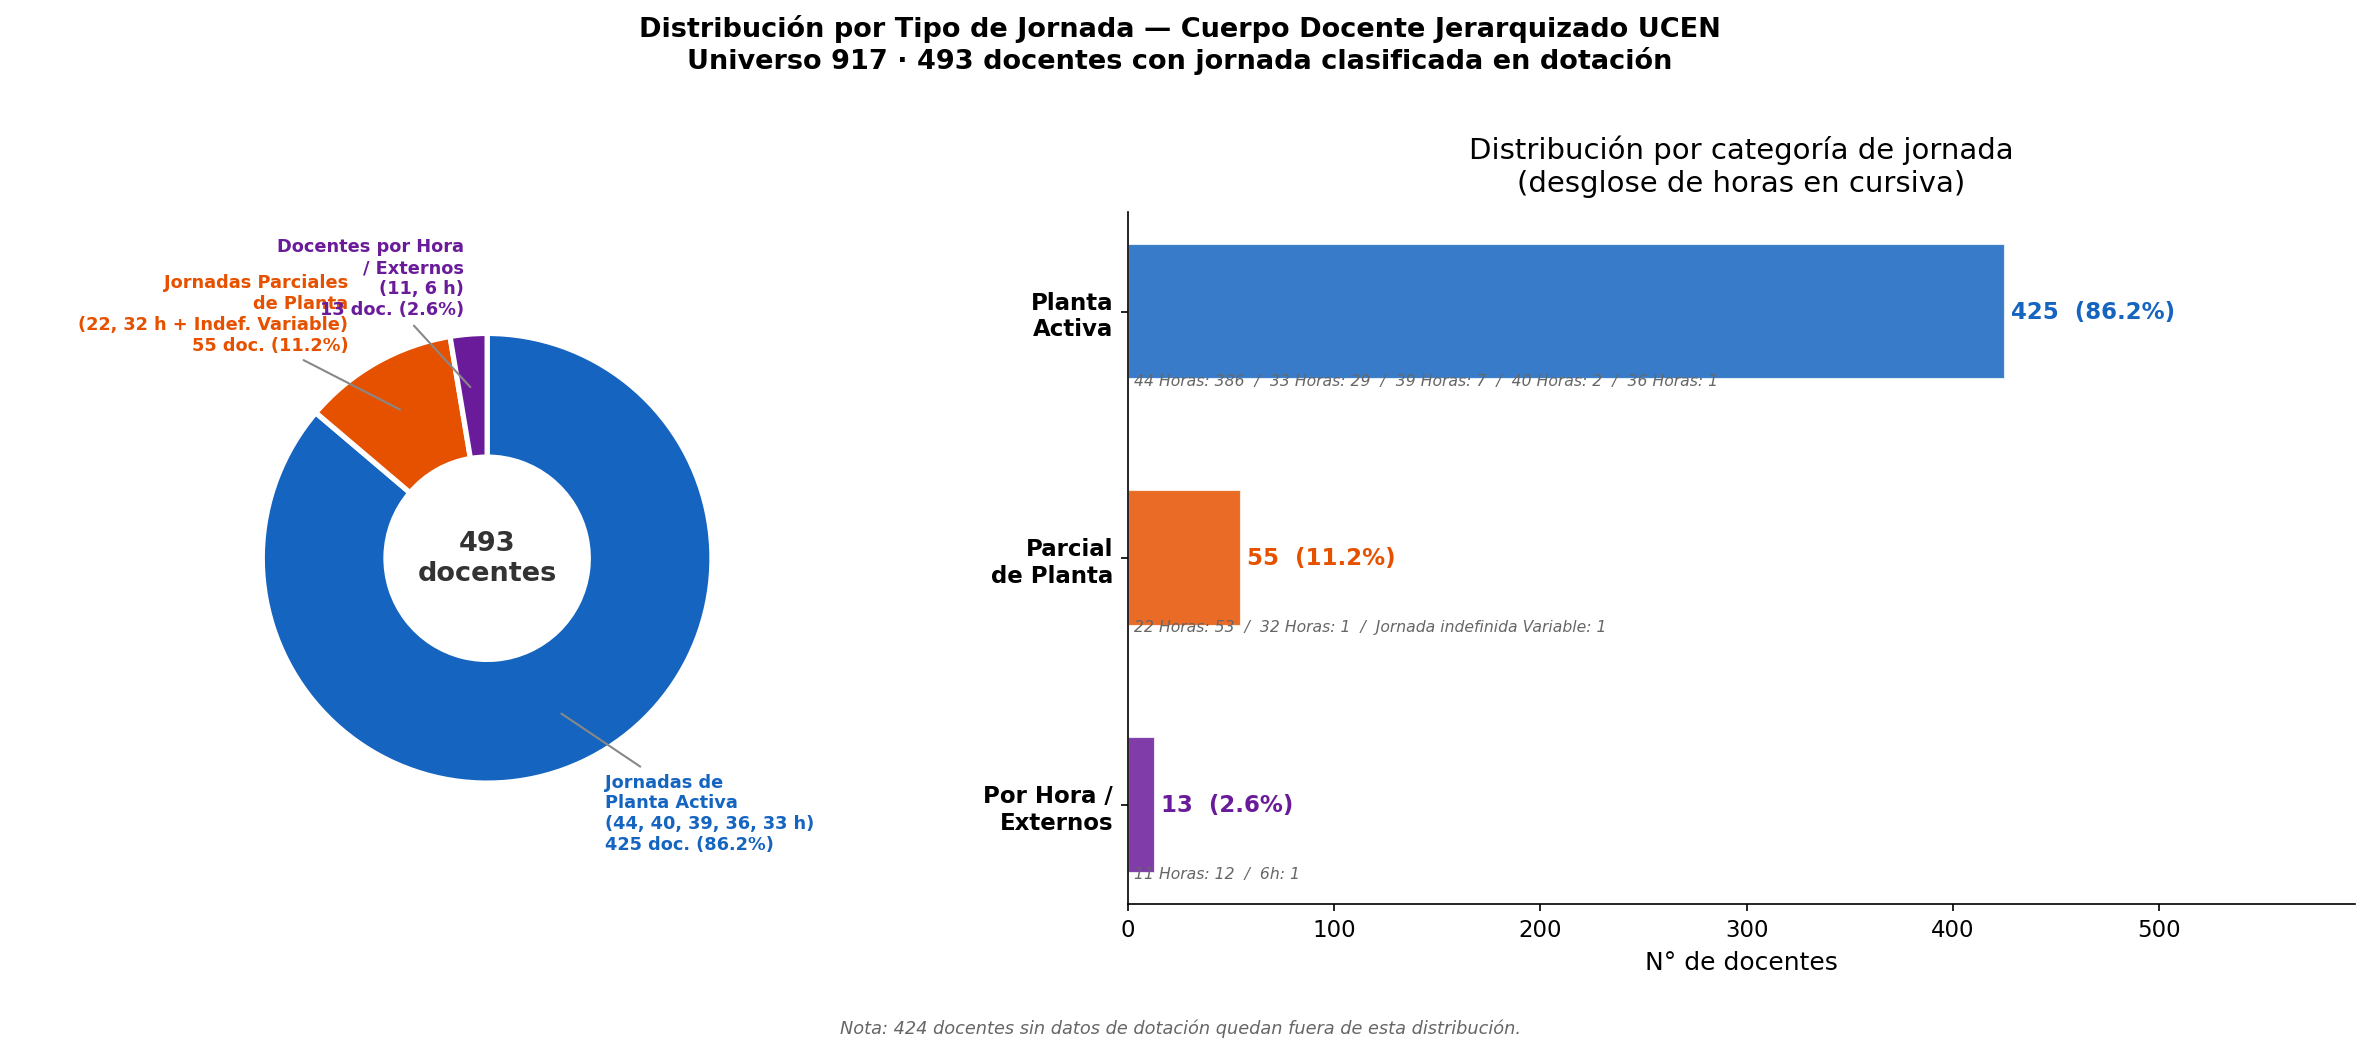

Here is the Python script that generated this plot:
import sys; sys.stdout.reconfigure(encoding="utf-8")
import pandas as pd
import matplotlib.pyplot as plt
import matplotlib.patches as mpatches
import matplotlib
import numpy as np
import os

BASE = os.path.dirname(__file__)
OUT  = os.path.join(BASE, "G_jornada_918.png")

matplotlib.rcParams.update({
    "font.family": "DejaVu Sans",
    "font.size": 11, "axes.titlesize": 14, "axes.labelsize": 12,
})

# ── Cargar datos ──────────────────────────────────────────────────────────────
doc917 = pd.read_csv(os.path.join(BASE,"..","PROCESADO","docente_918.csv"),
                     encoding="utf-8-sig", dtype={"rut_key": str})
doc917["rut_key"] = doc917["rut_key"].str.strip()

dot = pd.read_csv(
    os.path.join(BASE,"..","..","CONSOLIDADO DOCENTES 3-05-2026",
                 "CONSOLIDADO DOCENTES 3-05-2026.xlsx - DOTACION.csv"),
    dtype=str, encoding="utf-8-sig")
dot.columns = dot.columns.str.strip()
dot["rut_key"] = (dot["RUT"].str.strip()
                  .str.replace(".", "", regex=False)
                  .str.split("-").str[0].str.strip())

dot917 = dot[dot["rut_key"].isin(set(doc917["rut_key"]))].copy()
dot917["JORNADA"] = dot917["JORNADA"].str.strip()

# ── Mapeo a 3 categorías ──────────────────────────────────────────────────────
MAPEO_JORNADA = {
    "44 Horas Semanales":            "Planta Activa",
    "33 Horas Semanales":            "Planta Activa",
    "40 Horas Semanales":            "Planta Activa",
    "39 Horas Semanales":            "Planta Activa",
    "36 Horas Semanales":            "Planta Activa",
    "22 Horas Semanales":            "Parcial de Planta",
    "32 Horas Semanales":            "Parcial de Planta",
    "Jornada indefinida Variable":   "Parcial de Planta",
    "11 Horas Semanales":            "Por Hora / Externos",
    "6 horas semanales":             "Por Hora / Externos",
}
dot917["categoria_jornada"] = dot917["JORNADA"].map(MAPEO_JORNADA)

df = dot917[dot917["categoria_jornada"].notna()].copy()

CATS   = ["Planta Activa", "Parcial de Planta", "Por Hora / Externos"]
COLORES = ["#1565C0", "#E65100", "#6A1B9A"]
LABELS  = ["Jornadas de\nPlanta Activa\n(44, 40, 39, 36, 33 h)",
           "Jornadas Parciales\nde Planta\n(22, 32 h + Indef. Variable)",
           "Docentes por Hora\n/ Externos\n(11, 6 h)"]

n_total  = len(doc917)
n_dot    = len(dot917)
n_clasif = len(df)
n_sin    = n_total - n_dot

conteo = df["categoria_jornada"].value_counts()
vals   = [int(conteo.get(c, 0)) for c in CATS]
pcts   = [100*v/n_clasif for v in vals]

# Desglose por jornada original
desglose = df.groupby(["categoria_jornada","JORNADA"])["rut_key"].count().reset_index()

# ── Cascada ───────────────────────────────────────────────────────────────────
print("=" * 65)
print("  DISTRIBUCIÓN DE TIPO DE JORNADA (Universo 917)")
print("=" * 65)
print(f"  917 docentes jerarquizados")
print(f"    ├── {n_dot} con jornada en dotación → {n_clasif} clasificados")
for cat, v, p, color in zip(CATS, vals, pcts, COLORES):
    print(f"    │     ├── {v:3d} ({p:.1f}%)  {cat}")
    sub = desglose[desglose["categoria_jornada"]==cat]
    for _, row in sub.iterrows():
        print(f"    │     │       └── {row['JORNADA']}: {row['rut_key']}")
print(f"    └── {n_sin} sin datos de dotación (solo nómina)")
print("=" * 65)

# ── Figura: dona + barras ─────────────────────────────────────────────────────
fig, (ax_dona, ax_bar) = plt.subplots(1, 2, figsize=(16, 7),
                                       gridspec_kw={"width_ratios": [1, 1.3]})
fig.suptitle(
    "Distribución por Tipo de Jornada — Cuerpo Docente Jerarquizado UCEN\n"
    f"Universo 917 · {n_clasif} docentes con jornada clasificada en dotación",
    fontsize=13, fontweight="bold")

# Panel A — Dona
wedges, _ = ax_dona.pie(
    vals, colors=COLORES, startangle=90, counterclock=False,
    wedgeprops=dict(width=0.55, edgecolor="white", linewidth=2.5))

for wedge, cat, lbl, v, p, color in zip(wedges, CATS, LABELS, vals, pcts, COLORES):
    ang = (wedge.theta2 + wedge.theta1) / 2
    x   = 0.75 * np.cos(np.radians(ang))
    y   = 0.75 * np.sin(np.radians(ang))
    x2  = 1.25 * np.cos(np.radians(ang))
    y2  = 1.25 * np.sin(np.radians(ang))
    ha  = "left" if x2 > 0 else "right"
    ax_dona.annotate(
        f"{lbl}\n{v} doc. ({p:.1f}%)",
        xy=(x, y), xytext=(x2, y2),
        arrowprops=dict(arrowstyle="-", color="#888888", lw=1),
        fontsize=8.5, ha=ha, va="center",
        color=color, fontweight="bold")

ax_dona.text(0, 0, f"{n_clasif}\ndocentes", ha="center", va="center",
             fontsize=13, fontweight="bold", color="#333333")
ax_dona.set_xlim(-2.1, 2.1)

# Panel B — Barras horizontales con desglose
y_pos = np.arange(len(CATS))
for i, (cat, v, p, color) in enumerate(zip(CATS[::-1], vals[::-1],
                                            pcts[::-1], COLORES[::-1])):
    ax_bar.barh(i, v, color=color, alpha=0.85, height=0.55, edgecolor="white")
    ax_bar.text(v + 3, i, f"{v}  ({p:.1f}%)",
                va="center", fontsize=11, fontweight="bold", color=color)
    # Desglose
    sub = desglose[desglose["categoria_jornada"]==cat].sort_values(
        "rut_key", ascending=False)
    detalle = "  /  ".join([f"{row['JORNADA'].replace(' Semanales','').replace(' horas semanales','h')}: {row['rut_key']}"
                            for _, row in sub.iterrows()])
    ax_bar.text(3, i - 0.28, detalle, va="center", fontsize=7.5,
                color="#666666", fontstyle="italic")

ax_bar.set_yticks(y_pos)
ax_bar.set_yticklabels(["Por Hora /\nExternos",
                         "Parcial\nde Planta",
                         "Planta\nActiva"], fontsize=11, fontweight="bold")
ax_bar.set_xlabel("N° de docentes")
ax_bar.set_title("Distribución por categoría de jornada\n(desglose de horas en cursiva)", pad=10)
ax_bar.set_xlim(0, max(vals) * 1.4)
ax_bar.spines["top"].set_visible(False)
ax_bar.spines["right"].set_visible(False)

fig.text(0.5, 0.01,
         f"Nota: {n_sin} docentes sin datos de dotación quedan fuera de esta distribución.",
         ha="center", fontsize=8.5, color="#666666", fontstyle="italic")

plt.tight_layout(rect=[0, 0.04, 1, 0.97])
plt.savefig(OUT, dpi=150, bbox_inches="tight")
plt.close()
print(f"\nGuardado: {OUT}")

# ── Bajadas ───────────────────────────────────────────────────────────────────
n_pa  = vals[0]; p_pa  = pcts[0]
n_pp  = vals[1]; p_pp  = pcts[1]
n_ext = vals[2]; p_ext = pcts[2]

print(f"""
INTRO
La distribución por tipo de jornada del cuerpo docente jerarquizado
de UCEN revela que casi 8 de cada 10 docentes con dato de jornada
pertenecen a la Planta Activa, lo que refleja una dotación académica
predominantemente de dedicación completa — aunque un segmento
relevante ejerce en modalidades parciales o por hora.

BAJADAS
• La **Planta Activa** (jornadas de 33 a 44 horas semanales) concentra
  el {p_pa:.1f}% del cuerpo con jornada clasificada (n={n_pa}), siendo la
  categoría ampliamente dominante. Las **Jornadas Parciales de Planta**
  agrupan al {p_pp:.1f}% (n={n_pp}), conformadas principalmente por
  docentes de 22 horas más los de jornada indefinida variable.

• Los **Docentes por Hora / Externos** representan el {p_ext:.1f}% (n={n_ext}),
  el segmento de menor peso relativo dentro de los docentes con dato
  de jornada. Cabe señalar que los {n_sin} docentes sin datos de dotación
  (solo nómina) no pudieron clasificarse, por lo que la distribución
  efectiva podría variar si se dispusiera de la información completa
  de contratación para el universo total.
""")
